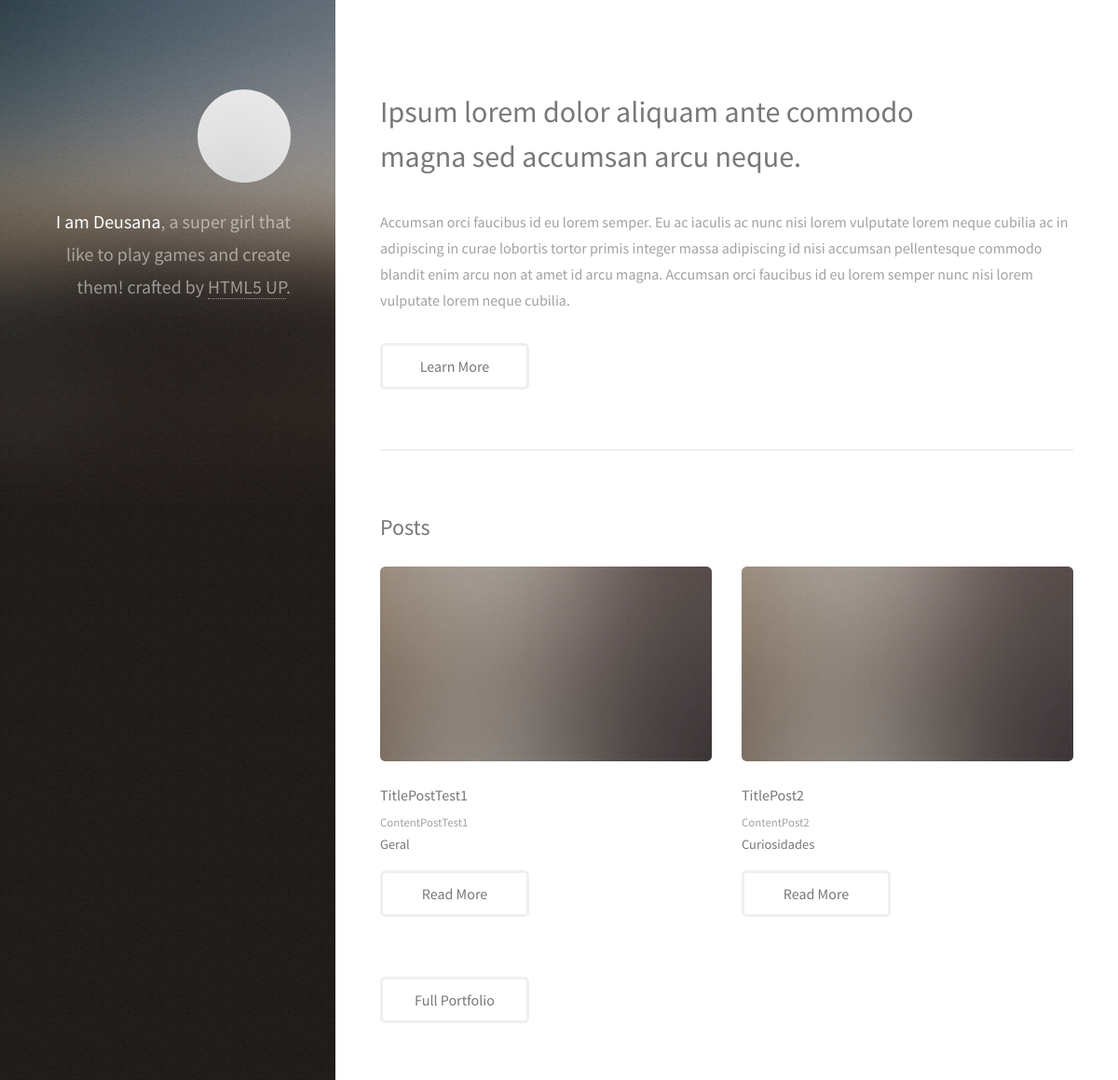
The page /website/ (upper part) on the database as committed earlier.
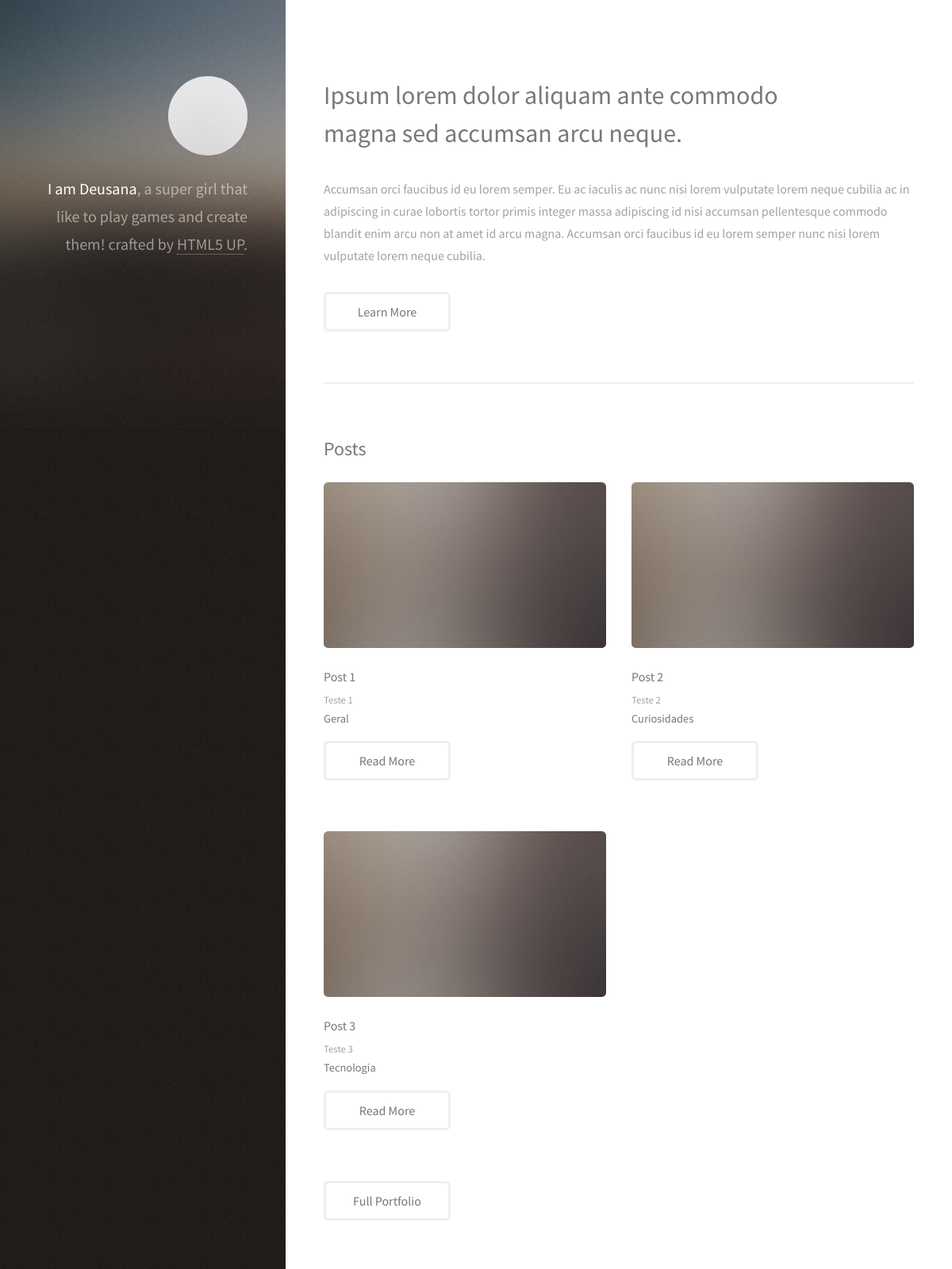
The same page on the database as committed later.
### website/models.py (models this page shows, shortened)
class Post(models.Model):
    title = models.CharField(max_length=30)
    subtitle = models.CharField(max_length=20)
    content = models.TextField()
    catogories = models.CharField(
        max_length = 2,
        choices = Categories.choices,
        default = Categories.GR,
    )
    approved = models.BooleanField(default = True)
    image = models.ImageField(upload_to='posts', null=True, blank=True)
    def get_category_label(self):
        return self.get_catogories_display()

### website/views.py (the view)
# urls.py: path('', hello_test, name = 'index_website'),
def hello_test(request):
    gamesList = ['Bioshock Infinite', 'The Great Ace Attorney Chronicles', 'Barony', 'Slay The Spire', 'Dont Starve Together']
    postList = Post.objects.all()
    data = {
        'name': 'Deusana',
        'gamesList': gamesList,
        'postList': postList
        }
    return render(request, 'index.html', data)

### website/templates/index.html (shortened to what this page needs)
{% load static %}
<!DOCTYPE HTML>
<html>
	<head>
		<link rel="stylesheet" href="{% static 'assets/css/main.css' %} " />
	</head>
	<body class="is-preload">
			<header id="header">
				<div class="inner">
					<a href="#" class="image avatar"><img src="{% static 'images/avatar.jpg' %}" alt="" /></a>
					<h1><strong>I am Deusana</strong>, a super girl<br />
					that like to play games and create them!<br />
					crafted by <a href="http://html5up.net">HTML5 UP</a>.</h1>
				</div>
			</header>
			<div id="main">
					<section id="one">
						<header class="major">
							<h2>Ipsum lorem dolor aliquam ante commodo<br />
							magna sed accumsan arcu neque.</h2>
						</header>
						<p>Accumsan orci faucibus id eu lorem semper. Eu ac iaculis ac nunc nisi lorem vulputate lorem neque cubilia ac in adipiscing in curae lobortis tortor primis integer massa adipiscing id nisi accumsan pellentesque commodo blandit enim arcu non at amet id arcu magna. Accumsan orci faucibus id eu lorem semper nunc nisi lorem vulputate lorem neque cubilia.</p>
						<ul class="actions">
							<li><a href="#" class="button">Learn More</a></li>
						</ul>
					</section>
					<section id="two">
						<h2>Posts</h2>
						<div class="row">
							{% for post in postList %}
								<article class="col-6 col-12-xsmall work-item">
									<a href="{% static 'images/fulls/01.jpg' %}" class="image fit thumb"><img src="{% static 'images/thumbs/01.jpg' %}" alt="" /></a>
									<h3>{{ post.title }}</h3>
									<p>{{ post.content }}</p>
									<label>{{ post.get_category_label }}</label>
									<ul class="actions">
										<li><a href="{% url 'post_detail_name' post.id %}" class="button">Read More</a></li>
									</ul>
								</article>
							{% endfor %}
						</div>
						<ul class="actions">
							<li><a href="#" class="button">Full Portfolio</a></li>
						</ul>
					</section>
			</div>
	</body>
</html>

Rows that differ between the two databases and show on the page:
changed Post "Geral": title "TitlePostTest1" → "Post 1"; content "ContentPostTest1" → "Teste 1"
changed Post "Curiosidades": title "TitlePost2" → "Post 2"; content "ContentPost2" → "Teste 2"
added Post: title "Post 3", content "Teste 3", get_category_label "Tecnologia"
